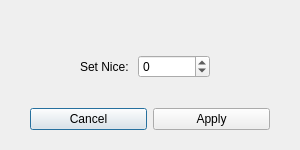
<?xml version="1.0" encoding="UTF-8"?>
<ui version="4.0">
 <class>NiceDialog</class>
 <widget class="QDialog" name="NiceDialog">
  <property name="geometry">
   <rect>
    <x>0</x>
    <y>0</y>
    <width>300</width>
    <height>150</height>
   </rect>
  </property>
  <property name="maximumSize">
   <size>
    <width>300</width>
    <height>150</height>
   </size>
  </property>
  <property name="windowTitle">
   <string>Dialog</string>
  </property>
  <layout class="QGridLayout" name="gridLayout">
   <property name="leftMargin">
    <number>30</number>
   </property>
   <property name="topMargin">
    <number>30</number>
   </property>
   <property name="rightMargin">
    <number>30</number>
   </property>
   <property name="bottomMargin">
    <number>20</number>
   </property>
   <item row="0" column="0">
    <layout class="QFormLayout" name="formLayout">
     <property name="labelAlignment">
      <set>Qt::AlignCenter</set>
     </property>
     <property name="formAlignment">
      <set>Qt::AlignLeading|Qt::AlignLeft|Qt::AlignVCenter</set>
     </property>
     <property name="leftMargin">
      <number>50</number>
     </property>
     <property name="topMargin">
      <number>0</number>
     </property>
     <property name="rightMargin">
      <number>60</number>
     </property>
     <item row="0" column="0">
      <widget class="QLabel" name="textLabel">
       <property name="text">
        <string>Set Nice: </string>
       </property>
      </widget>
     </item>
     <item row="0" column="1">
      <widget class="QSpinBox" name="niceBox">
       <property name="minimum">
        <number>-20</number>
       </property>
       <property name="maximum">
        <number>19</number>
       </property>
      </widget>
     </item>
    </layout>
   </item>
   <item row="1" column="0">
    <layout class="QHBoxLayout" name="horizontalLayout">
     <item>
      <widget class="QPushButton" name="cancelButton">
       <property name="text">
        <string>Cancel</string>
       </property>
      </widget>
     </item>
     <item>
      <widget class="QPushButton" name="applyButton">
       <property name="text">
        <string>Apply</string>
       </property>
      </widget>
     </item>
    </layout>
   </item>
  </layout>
 </widget>
 <resources/>
 <connections/>
</ui>
